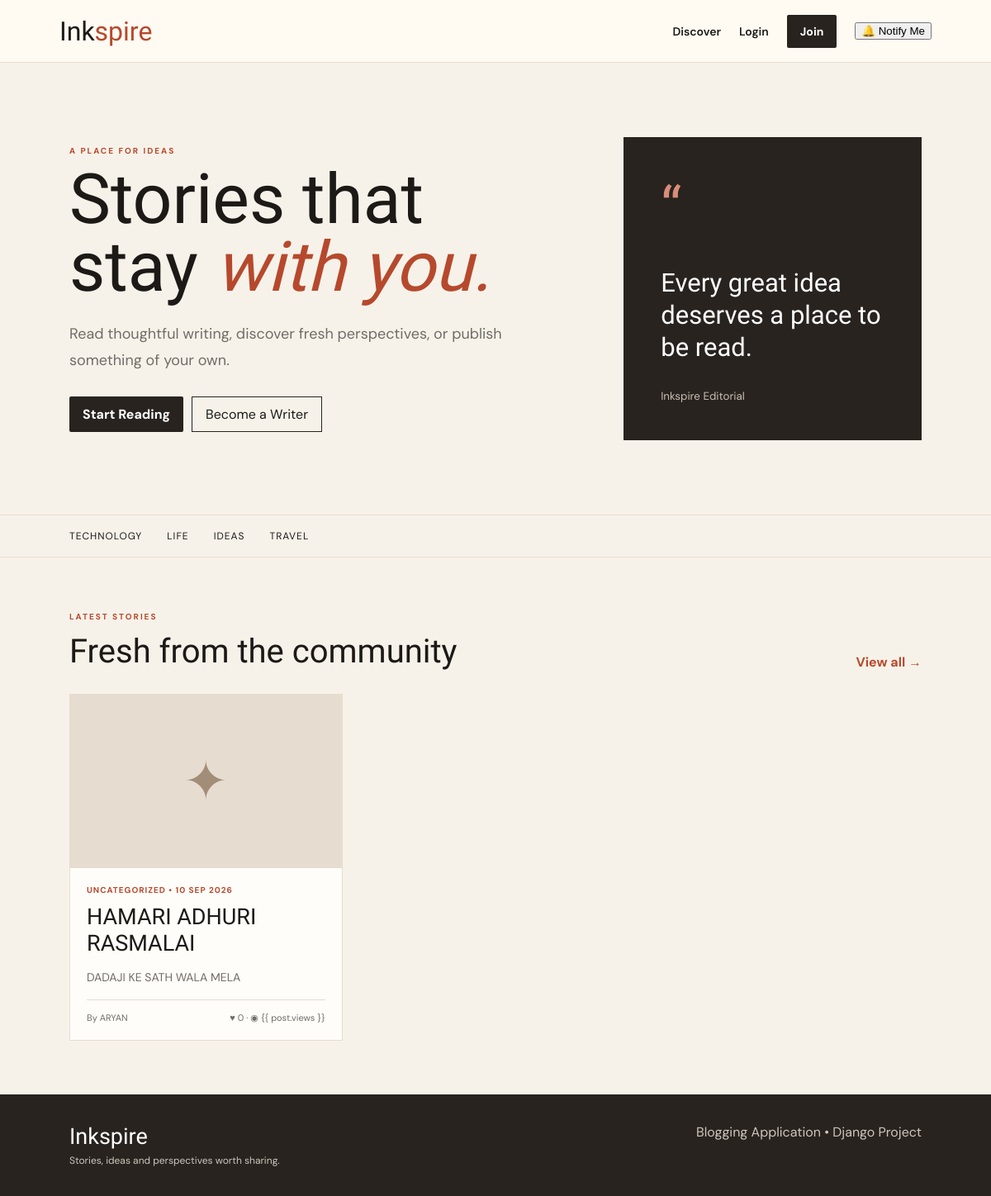
The page / on the database its author committed.
### blog/models.py (models this page shows, shortened)
class Post(models.Model):
    STATUS_CHOICES=[("draft","Draft"),("published","Published")]
    author=models.ForeignKey(User,on_delete=models.CASCADE,related_name="blog_posts")
    category=models.ForeignKey(Category,on_delete=models.SET_NULL,null=True,blank=True,related_name="posts")
    title=models.CharField(max_length=180)
    excerpt=models.CharField(max_length=260,blank=True)
    content=models.TextField()
    image_url=models.URLField(blank=True)
    status=models.CharField(max_length=20,choices=STATUS_CHOICES,default="draft")
    views=models.PositiveIntegerField(default=0)
    likes=models.ManyToManyField(User,blank=True,related_name="liked_posts")
    created_at=models.DateTimeField(default=timezone.now)
    updated_at=models.DateTimeField(auto_now=True)
    class Meta: ordering=["-created_at"]
    def like_count(self): return self.likes.count()

### blog/views.py (the view)
# urls.py: path("",views.home,name="home"),
def home(request):
    return render(request,"blog/home.html",{"posts":Post.objects.filter(status="published")[:6],"categories":Category.objects.all()[:6]})

### templates/blog/home.html (shortened to what this page needs)
{% extends "blog/base.html" %}
{% block content %}
<section class="hero">
    <div class="hero-copy">
        <div class="eyebrow">A PLACE FOR IDEAS</div>
        <h1>Stories that stay <em>with you.</em></h1>
        <p>Read thoughtful writing, discover fresh perspectives, or publish something of your own.</p>
        <div class="hero-actions">
            <a class="primary" href="{% url 'post_list' %}">Start Reading</a>
            {% if user.is_authenticated %}
            <a class="secondary" href="{% url 'create_post' %}">Write a Story</a>
            {% else %}
            <a class="secondary" href="{% url 'register' %}">Become a Writer</a>
            {% endif %}
        </div>
    </div>
    <div class="hero-note">
        <span class="quote-mark">“</span>
        <p>Every great idea deserves a place to be read.</p>
        <small>Inkspire Editorial</small>
    </div>
</section>
<section class="category-strip">
    {% for c in categories %}
    <a href="{% url 'post_list' %}?category={{ c.name }}">
        {{ c.name }}
    </a>
    {% empty %}
    <span>Technology</span>
    <span>Life</span>
    <span>Ideas</span>
    <span>Travel</span>
    {% endfor %}
</section>
<section class="section">
    <div class="section-head">
        <div>
            <div class="eyebrow">LATEST STORIES</div>
            <h2>Fresh from the community</h2>
        </div><a class="text-link" href="{% url 'post_list' %}">View all →</a>
    </div>
    <div class="post-grid">
        {% for post in posts %}
        <article class="post-card">
            <div class="post-image">
                {% if post.image_url %}
                <img src="{{ post.image_url }}" alt="{{ post.title }}">
                {% else %}
                <div class="placeholder">✦</div>
                {% endif %}
            </div>
            <div class="post-body">
                <div class="meta">
                    {{ post.category|default:"Uncategorized" }} • {{ post.created_at|date:"d M Y" }}</div>
                <h3><a href="{% url 'post_detail' post.pk %}">
                        {{ post.title }}
                    </a>
                </h3>
                <p>
                    {{ post.excerpt|default:post.content|truncatechars:130 }}</p>
                <div class="card-foot"><span>By {{ post.author.username }}</span>
                    <span>♥ {{ post.like_count }} · ◉ {{
                        post.views }}</span>
                </div>
            </div>
        </article>
        {% empty %}
        <div class="empty">No published stories yet.</div>
        {% endfor %}
    </div>
</section>
{% endblock %}

### templates/blog/base.html (shortened to what this page needs)
{% load static %}
<!doctype html>
<html>
<head>
    <link rel="stylesheet" href="{% static 'css/style.css' %}?v=11">
</head>
<body>
    <header class="site-header"><a class="brand" href="{% url 'home' %}">Ink<span>spire</span></a>
        <nav><a href="{% url 'post_list' %}">Discover</a>{% if user.is_authenticated %}<a
                href="{% url 'dashboard' %}">Dashboard</a><a class="write-btn" href="{% url 'create_post' %}">Write</a>
            <form action="{% url 'logout' %}" method="post" class="inline-form">
                {% csrf_token %}
                <button class="nav-button">Logout</button>
            </form>
            {% else %}
            <a href="{% url 'login' %}">Login</a>
            <a class="write-btn" href="{% url 'register' %}">Join</a>
            <button id="notify-btn" type="button">🔔 Notify Me</button>
            {% endif %}
        </nav>
    </header>
    <main>
        {% block content %}
        {% endblock %}
    </main>
    <footer>
        <div><strong>Inkspire</strong>
            <p>Stories, ideas and perspectives worth sharing.</p>
        </div><span>Blogging Application • Django Project</span>
    </footer>
</body>
</html>

### static/css/style.css (style rules this page uses)
:root { --ink: #1c1917; --muted: #716c67; --paper: #f7f2e9; --card: #fffdf9; --line: #e5ddd0; --accent: #b6492d; --dark: #28231f }
* { box-sizing: border-box }
body { margin: 0; background: var(--paper); color: var(--ink); font-family: 'DM Sans', sans-serif }
a { text-decoration: none; color: inherit }
.site-header { height: 76px; padding: 0 6%; display: flex; align-items: center; justify-content: space-between; border-bottom: 1px solid var(--line); background: #fffaf2; position: sticky; top: 0; z-index: 10 }
.brand { font: 400 32px 'Libre Caslon Display' }
.brand span { color: var(--accent) }
nav { display: flex; gap: 22px; align-items: center; font-size: 14px; font-weight: 600 }
.write-btn, .primary { background: var(--dark); color: #fff !important; padding: 11px 16px; border: 0; border-radius: 2px; font-weight: 700; cursor: pointer }
.hero { padding: 90px 7%; display: grid; grid-template-columns: 1.25fr .75fr; gap: 70px; align-items: center }
.eyebrow { font-size: 10px; letter-spacing: 2px; font-weight: 700; color: var(--accent); margin-bottom: 12px }
.hero h1, .page-head h1, .dashboard-head h1 { font: 400 clamp(50px, 7vw, 90px) 'Libre Caslon Display'; line-height: .98; margin: 0 0 22px }
.hero h1 em { color: var(--accent); font-style: italic }
.hero p { font-size: 18px; line-height: 1.8; color: var(--muted); max-width: 650px }
.hero-actions { display: flex; gap: 10px; margin-top: 28px }
.secondary { border: 1px solid var(--dark); padding: 10px 16px; background: transparent }
.hero-note { background: var(--dark); color: #fff; padding: 45px; min-height: 300px; display: flex; flex-direction: column; justify-content: center }
.quote-mark { font: 400 70px 'Libre Caslon Display'; color: #d98d78 }
.hero-note p { font: 400 31px 'Libre Caslon Display'; line-height: 1.25; color: #fff }
.hero-note small { color: #c8beb5 }
.category-strip { border-top: 1px solid var(--line); border-bottom: 1px solid var(--line); padding: 17px 7%; display: flex; gap: 30px; overflow: auto; font-size: 12px; text-transform: uppercase; letter-spacing: 1px }
.section { padding: 65px 7% }
.section-head { display: flex; justify-content: space-between; align-items: end; margin-bottom: 28px }
.section-head h2 { font: 400 40px 'Libre Caslon Display'; margin: 0 }
.text-link { color: var(--accent); font-weight: 700 }
.post-grid { display: grid; grid-template-columns: repeat(3, 1fr); gap: 20px }
.post-card { background: var(--card); border: 1px solid var(--line) }
.post-image { height: 210px; background: #e6ddd0 }
.placeholder { width: 100%; height: 100%; display: grid; place-items: center; font: 400 65px 'Libre Caslon Display'; color: #a28d79 }
.post-body { padding: 20px }
.meta { font-size: 10px; text-transform: uppercase; letter-spacing: 1px; color: var(--accent); font-weight: 700 }
.post-body h3 { font: 400 27px 'Libre Caslon Display'; margin: 10px 0 }
.post-body p { color: var(--muted); line-height: 1.7; font-size: 14px }
.card-foot { display: flex; justify-content: space-between; border-top: 1px solid var(--line); padding-top: 14px; color: var(--muted); font-size: 11px }
footer { background: var(--dark); color: #cfc6bd; padding: 35px 7%; display: flex; justify-content: space-between }
footer strong { font: 400 27px 'Libre Caslon Display'; color: #fff }
footer p { margin: 5px 0 0; font-size: 12px }

### rows shown on the page
Post: category "UNCATEGORIZED", created_at "10 SEP 2026", title "HAMARI ADHURI RASMALAI", excerpt "DADAJI KE SATH WALA MELA", author.username "ARYAN", like_count "0"
